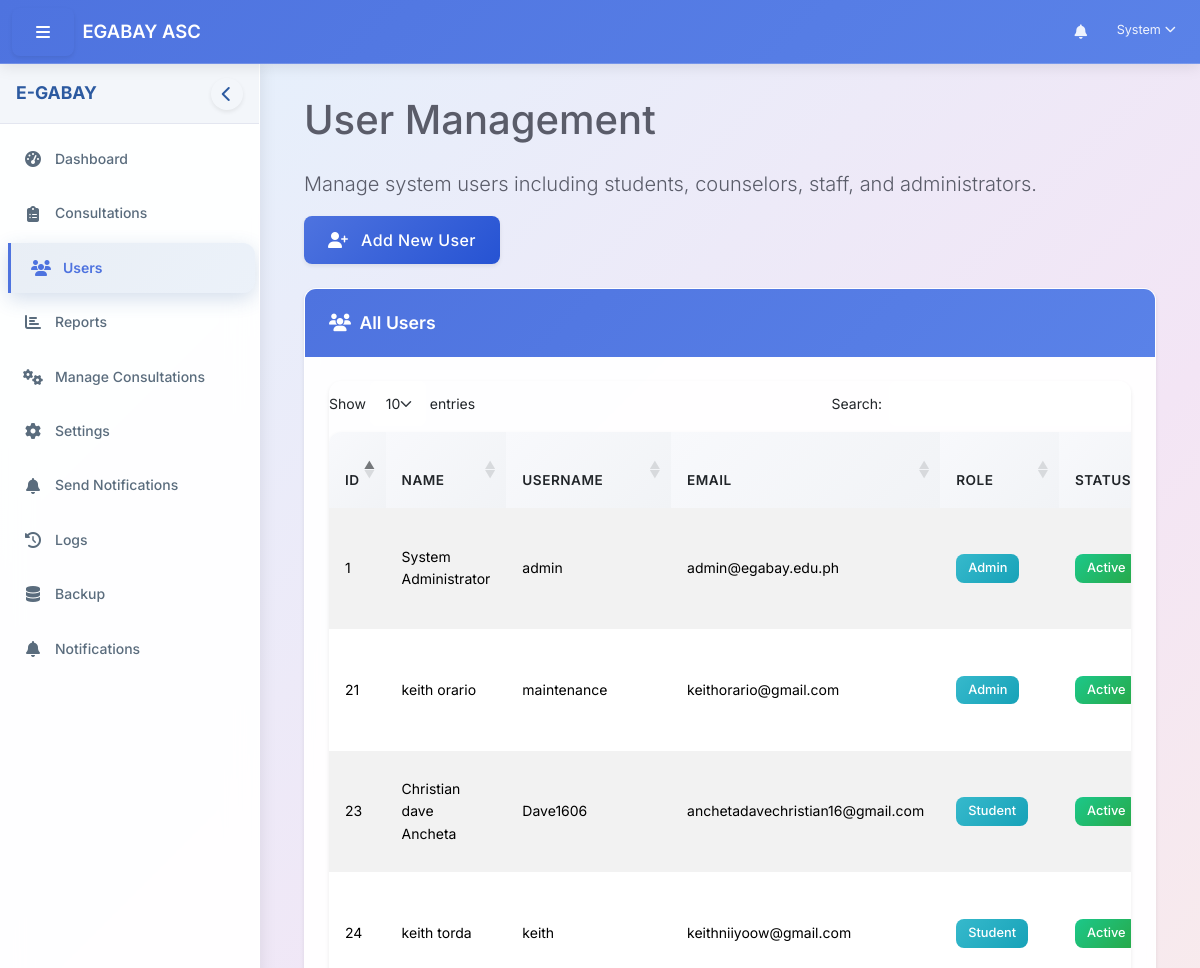
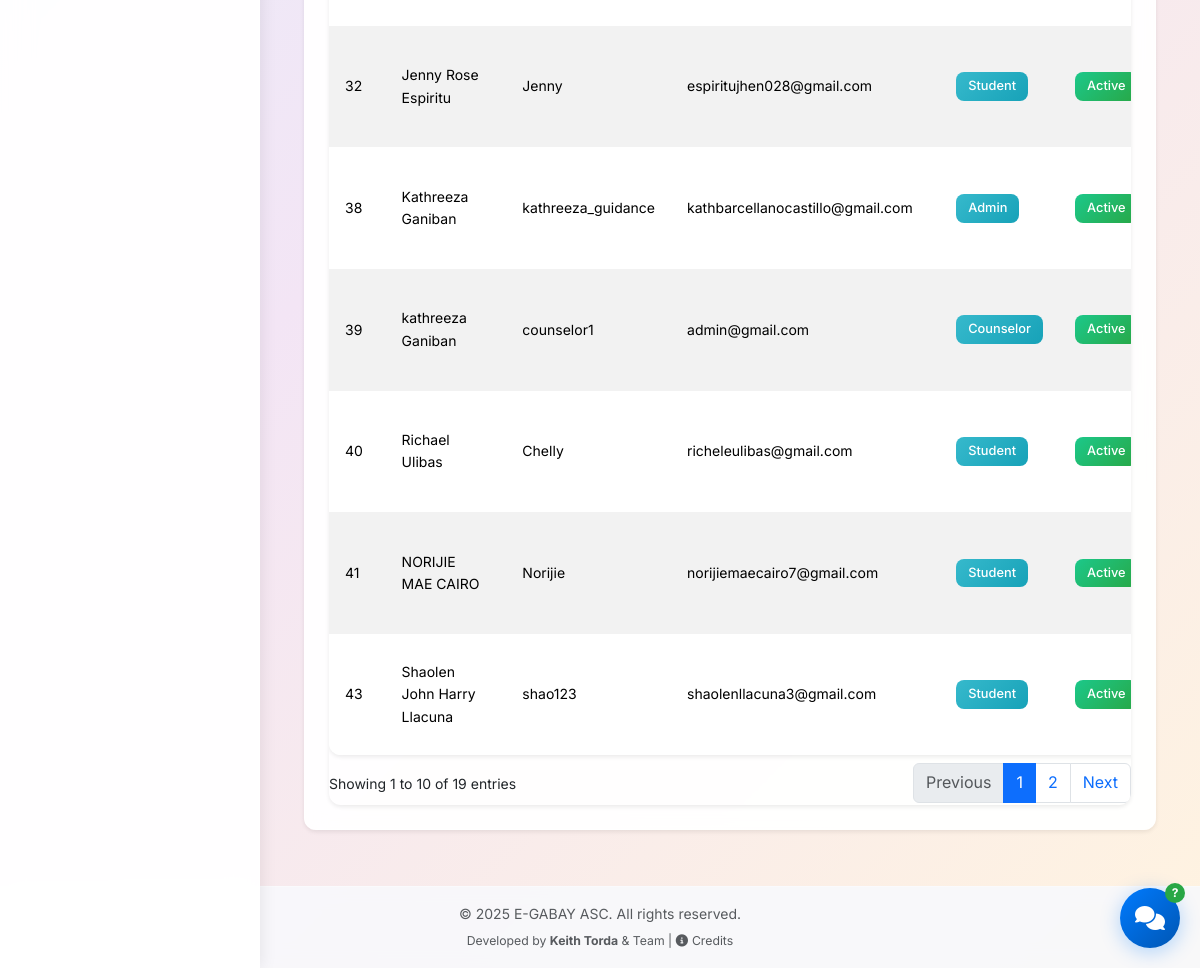
Page /dashboard/admin/users.php (signed in) on the committed database (2 pictures, top to bottom).
### tables this page shows
CREATE TABLE `users` (
  `user_id` int(11) NOT NULL AUTO_INCREMENT,
  `username` varchar(50) NOT NULL,
  `password` varchar(255) NOT NULL,
  `first_name` varchar(100) NOT NULL,
  `last_name` varchar(100) NOT NULL,
  `email` varchar(100) NOT NULL,
  `role_id` int(11) NOT NULL,
  `is_active` tinyint(1) DEFAULT 1,
  `last_login` datetime DEFAULT NULL,
  `created_at` timestamp NOT NULL DEFAULT current_timestamp(),
  `updated_at` timestamp NOT NULL DEFAULT current_timestamp() ON UPDATE current_timestamp(),
  `profile_picture` varchar(255) DEFAULT NULL,
  `verification_token` varchar(64) DEFAULT NULL,
  `is_verified` tinyint(1) NOT NULL DEFAULT 0,
  PRIMARY KEY (`user_id`),
  UNIQUE KEY `username` (`username`),
  UNIQUE KEY `email` (`email`),
  KEY `idx_users_role` (`role_id`),
  KEY `idx_users_username_fast` (`username`),
  KEY `idx_users_email_fast` (`email`),
  KEY `idx_users_verification_token` (`verification_token`),
  KEY `idx_users_active_verified` (`is_active`,`is_verified`),
  CONSTRAINT `users_ibfk_1` FOREIGN KEY (`role_id`) REFERENCES `roles` (`role_id`)
);

CREATE TABLE `roles` (
  `role_id` int(11) NOT NULL AUTO_INCREMENT,
  `role_name` varchar(50) NOT NULL,
  `description` text DEFAULT NULL,
  `is_active` tinyint(1) NOT NULL DEFAULT 1,
  `created_at` timestamp NOT NULL DEFAULT current_timestamp(),
  `updated_at` timestamp NOT NULL DEFAULT current_timestamp() ON UPDATE current_timestamp(),
  PRIMARY KEY (`role_id`)
);

### dashboard/admin/users.php (the view, shortened to what this page needs)
<?php
require_once __DIR__ . '/../../includes/path_fix.php';
require_once $base_path . '/config/config.php';
require_once $base_path . '/classes/Auth.php';
$database = new Database();
$db = $database->getConnection();
$query = "SELECT u.*, r.role_name
          FROM users u
          JOIN roles r ON u.role_id = r.role_id
          WHERE r.role_name <> 'staff'
          ORDER BY u.last_name, u.first_name";
$stmt = $db->prepare($query);
$stmt->execute();
$users = $stmt->fetchAll(PDO::FETCH_ASSOC);
include_once $base_path . '/includes/header.php';
?>
<div class="row">
    <div class="col-12">
        <h1 class="mb-4">User Management</h1>
        <p class="lead">Manage system users including students, counselors, staff, and administrators.</p>
    </div>
</div>
<div class="row mb-4">
    <div class="col-12">
        <button type="button" class="btn btn-primary" data-bs-toggle="modal" data-bs-target="#addUserModal">
            <i class="fas fa-user-plus me-2"></i> Add New User
        </button>
    </div>
</div>
<div class="card mb-4">
    <div class="card-header">
        <i class="fas fa-users me-1"></i>
        All Users
    </div>
    <div class="card-body">
        <div class="table-responsive">
            <table class="table table-striped table-hover" id="usersTable">
                <thead>
                    <tr>
                        <th>ID</th>
                        <th>Name</th>
                        <th>Username</th>
                        <th>Email</th>
                        <th>Role</th>
                        <th>Status</th>
                    </tr>
                </thead>
                <tbody>
                    <?php foreach ($users as $user): ?>
                        <tr>
                            <td><?php echo $user['user_id']; ?></td>
                            <td><?php echo $user['first_name'] . ' ' . $user['last_name']; ?></td>
                            <td><?php echo $user['username']; ?></td>
                            <td><?php echo $user['email']; ?></td>
                            <td><span class="badge bg-info"><?php echo ucfirst($user['role_name']); ?></span></td>
                            <td>
                                <?php if ($user['is_active']): ?>
                                    <span class="badge bg-success">Active</span>
                                <?php else: ?>
                                    <span class="badge bg-danger">Inactive</span>
                                <?php endif; ?>
                            </td>
                        </tr>
                    <?php endforeach; ?>
                </tbody>
            </table>
        </div>
    </div>
</div>
<?php
include_once $base_path . '/includes/footer.php';
?>

### assets/css/style.css (style rules this page uses)
:root { --primary-color: #4e73df; --primary-light: #5a82e8; --primary-dark: #2653d3; --secondary-color: #858796; --success-color: #1cc88a; --info-color: #36b9cc; --warning-color: #f6c23e; --danger-color: #e74a3b; --light-color: #f8f9fc; --dark-color: #5a5c69; --gray-100: #f8f9fc; --gray-200: #eaecf4; --gray-300: #dddfeb; --gray-400: #d1d3e2; --gray-500: #b7b9cc; --gray-600: #858796; --gray-700: #6e707e; --gray-800: #5a5c69; --gray-900: #3a3b45; --border-radius: 8px; --border-radius-lg: 12px; --border-radius-xl: 16px; --shadow-sm: 0 2px 4px rgba(0,0,0,0.08); --shadow: 0 4px 6px rgba(0,0,0,0.1); --shadow-lg: 0 8px 16px rgba(0,0,0,0.15); --transition: all 0.1s ease; --sidebar-width: 250px; --navbar-height: 60px; --bg-heavenly: linear-gradient(135deg, #e3f2fd 0%, #f3e5f5 50%, #fff3e0 100%); }
:root { --transition: all 0.1s cubic-bezier(0.4, 0, 0.2, 1); }
body { background: var(--bg-heavenly) !important; background-attachment: fixed; font-family: 'Inter', system-ui, -apple-system, sans-serif; font-size: 0.875rem; line-height: 1.6; color: var(--dark-color); min-height: 100vh; }
.card { background: rgba(255, 255, 255, 0.95); backdrop-filter: blur(10px); border: 1px solid var(--border-color); border-radius: var(--border-radius-lg); box-shadow: var(--shadow-sm); transition: box-shadow 0.1s ease, transform 0.1s ease; overflow: hidden; border: 1px solid rgba(255, 255, 255, 0.2); }
.card-header { background: linear-gradient(135deg, var(--primary-color) 0%, var(--primary-light) 100%); color: white; border-bottom: none; padding: 1.25rem 1.5rem; font-weight: 600; font-size: 1.1rem; }
.card-body { padding: 1.5rem; }
.btn { padding: 0.75rem 1.5rem; border-radius: var(--border-radius); font-weight: 500; letter-spacing: 0.025em; transition: background-color 0.1s ease, box-shadow 0.1s ease; border: none; cursor: pointer; box-shadow: var(--shadow-sm); }
.btn-primary { background: linear-gradient(135deg, var(--primary-color) 0%, var(--primary-dark) 100%); color: white; }
.table { border-radius: var(--border-radius-lg); overflow: hidden; box-shadow: var(--shadow-sm); background: white; }
.table th { background: linear-gradient(135deg, #f8f9fc 0%, #f1f3f6 100%); border-bottom: 2px solid var(--border-color); font-weight: 600; color: var(--text-color); padding: 1rem; text-transform: uppercase; font-size: 0.85rem; letter-spacing: 0.5px; }
.table td { padding: 1rem; border-bottom: 1px solid var(--border-color); vertical-align: middle; }
.table-responsive { border-radius: var(--border-radius-lg); box-shadow: var(--shadow-sm); }
.badge { font-weight: 500; border-radius: var(--border-radius); padding: 0.5rem 0.75rem; font-size: 0.8rem; }
.bg-success { background: linear-gradient(135deg, var(--success-color) 0%, #28a745 100%) !important; }
.bg-info { background: linear-gradient(135deg, var(--info-color) 0%, #17a2b8 100%) !important; }

### includes/header.php (style rules this page uses)
:root { --bs-primary: #2c5aa0; --bs-primary-rgb: 44, 90, 160; --bs-secondary: #6c7293; --bs-success: #00a65a; --bs-info: #00c0ef; --bs-warning: #f39c12; --bs-danger: #dd4b39; --bs-light: #f8f9fa; --bs-dark: #2f3349; --sidebar-width: 260px; --navbar-height: 64px; }
body { display: flex; min-height: 100vh; flex-direction: column; background: linear-gradient(135deg, #e3f2fd 0%, #f3e5f5 50%, #fff3e0 100%); background-attachment: fixed; font-family: 'Inter', system-ui, -apple-system, sans-serif; }

### rows in the picture
users: user_id "1", first_name "System", last_name "Administrator", username "admin", email "admin@egabay.edu.ph", role.role_name "Admin", is_active "Active"
users: user_id "23", first_name "Christian dave", last_name "Ancheta", username "Dave1606", email "anchetadavechristian16@gmail.com", role.role_name "Student", is_active "Active"
users: user_id "41", first_name "NORIJIE MAE", last_name "CAIRO", username "Norijie", email "norijiemaecairo7@gmail.com", role.role_name "Student", is_active "Active"
users: user_id "32", first_name "Jenny Rose", last_name "Espiritu", username "Jenny", email "espiritujhen028@gmail.com", role.role_name "Student", is_active "Active"
users: user_id "38", first_name "Kathreeza", last_name "Ganiban", username "kathreeza_guidance", email "kathbarcellanocastillo@gmail.com", role.role_name "Admin", is_active "Active"
users: user_id "39", first_name "kathreeza", last_name "Ganiban", username "counselor1", email "admin@gmail.com", role.role_name "Counselor", is_active "Active"
users: user_id "43", first_name "Shaolen John Harry", last_name "Llacuna", username "shao123", email "shaolenllacuna3@gmail.com", role.role_name "Student", is_active "Active"
users: user_id "21", first_name "keith", last_name "orario", username "maintenance", email "keithorario@gmail.com", role.role_name "Admin", is_active "Active"
users: user_id "24", first_name "keith", last_name "torda", username "keith", email "keithniiyoow@gmail.com", role.role_name "Student", is_active "Active"
users: user_id "40", first_name "Richael", last_name "Ulibas", username "Chelly", email "richeleulibas@gmail.com", role.role_name "Student", is_active "Active"

### other values in the picture
$_SESSION['first_name'] "System"
